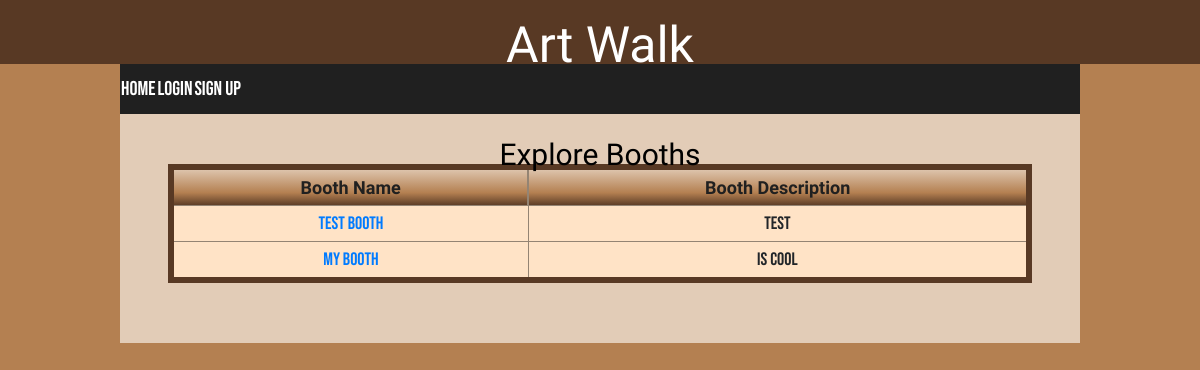
The page /booth/explore on the database as committed earlier.
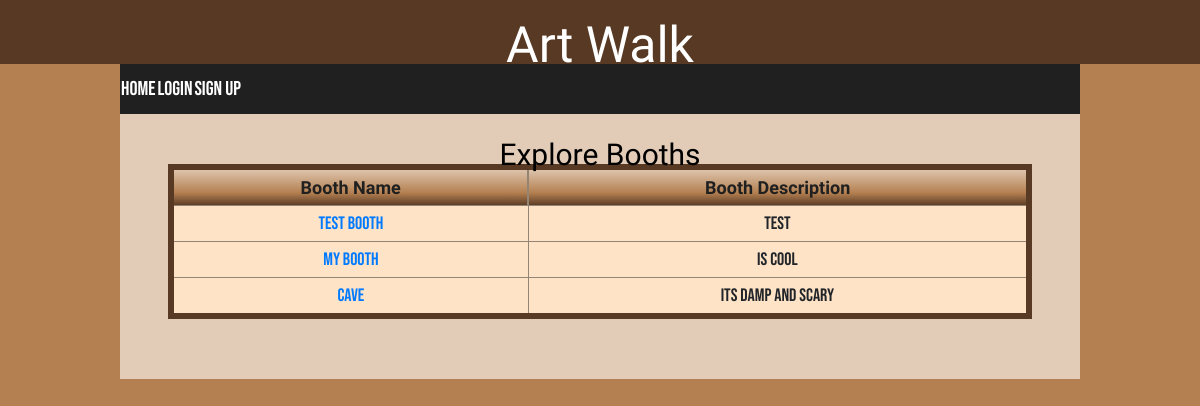
The same page on the database as committed later.
### manager/models.py (models this page shows)
class Booth(models.Model):
    name = models.CharField(max_length=50)
    description = models.CharField(max_length=1000)
    twitch_name = models.CharField(max_length=50)
    cover_image = models.ImageField()
    created_by = models.ForeignKey(User, on_delete=models.CASCADE, related_name='booth')

### manager/views.py (the view)
# urls.py: path('booth/explore', views.exploreBooths,name='explore_booths'),
def exploreBooths(request):
    booths = Booth.objects.all()
    return render(request,'explorebooths.html', {'booths': booths})

### templates/explorebooths.html (shortened to what this page needs)
{%  extends 'base.html' %}
{% load static %}
{% block header %}
<link rel="stylesheet" href="{% static 'css/explore.css' %}">
{% endblock %}
{% block body %}
    <div class="subheader">Explore Booths</div>
    <table class="exploreTable">
        <thead>
            <tr>
                <th>Booth Name</th>
                <th>Booth Description</th>
            </tr>
        </thead>
        <tbody>
            {% for booth in booths %}
                <tr>
                    <td><a href="{% url 'view_booth' booth.pk %}">{{ booth.name }}</a></td>
                    <td>{{ booth.description }}</td>
                </tr>
            {% endfor %}
        </tbody>
    </table>
{% endblock %}

### templates/base.html (shortened to what this page needs)
<!DOCTYPE html>
<html>
<head>
     {% load static %}
    <link rel="stylesheet" href="{% static 'css/normalize.css' %}">
    <link rel="stylesheet" href="{% static 'css/bootstrap.min.css' %}">
    <link rel="stylesheet" href="{% static 'css/base.css' %}">
     {% block header %}{% endblock header %}
</head>
<body>
        <div class="header">Art Walk</div>
        <div class="main">
            <table class="nav"><tr>
                <td class="navLink"><a href="{% url 'home' %}" class="white">Home</a></td>
                {% if user.is_authenticated %}
                <td class="navLink"><a href="{% url 'logout' %}" class="white">Logout</a></td>
                {% if user.profile.has_booth %}
                <td class="navLink"><a href="{% url 'view_booth' user.booth.first.pk %}" class="white">View Booth</a></td>
                {% elif user.profile.is_artisan %}
                <td class="navLink"><a href="{% url 'new_booth' %}" class="white">Create Booth</a></td>
                {% else %}
                    <td class="navLink"><a href="{% url 'explore_booths' %}" class="white">Explore Booths</a></td>
                {% endif %}{% else %}
                <td class="navLink"><a href="{% url 'login' %}" class="white">Login</a></td>
                <td class="navLink"><a href="{% url 'signup' %}" class="white">Sign up</a></td>
                {% endif %}
            </tr></table>
            {% block body %}{% endblock body %}
        </div>
</body>
</html>

### static/css/base.css (style rules this page uses)
:root { --darkBrown: #583924; --darkerBrown: #49301f; --lightBrown: #b48051; --paperBrown: #e2ccb7; --elegantBlack: #202020; }
.header { width: 100%; height: 8vh; padding-top: 1vh; padding-bottom: 1vh; background: var(--darkBrown); color: white; font-size: 50px; font-family: 'Stick', sans-serif; text-align: center; }
.subheader { margin-top: 1%; width: 100%; height: 5vh; padding-top: 1vh; padding-bottom: 1vh; color: black; font-size: 30px; font-family: 'Stick', sans-serif; text-align: center; }
body { background: var(--lightBrown); }
a { text-decoration:none; }
.main { width: 80vw; background: var(--paperBrown); margin-left: 10vw; padding: 0; padding-bottom: 5%; }
table.nav { background: #202020; table-layout: fixed; width: 100%; text-align: center; color: white; border-spacing: 0; border-collapse: collapse; }
.navLink { text-decoration: none; height: 50px; font-size: 20px; transition: 1s; font-family: 'Bebas Neue', cursive; }
.white { color: white; cursor: pointer; user-select: none; }

### static/css/explore.css (style rules this page uses)
table.exploreTable { border: 6px solid #583924; background-color: #FFE3C6; width: 90%; text-align: center; margin-left: 5%; margin-right: 5%; font-family: 'Bebas Neue', cursive; }
table.exploreTable td, table.exploreTable th { border: 1px solid #948473; padding: 4px 4px; }
table.exploreTable tbody td { font-size: 18px; }
table.exploreTable thead { background: #948473; background: -moz-linear-gradient(top, #e2ccb7 0%, #b48051 66%, #583924 100%); background: -webkit-linear-gradient(top, #e2ccb7 0%, #b48051 66%, #583924 100%); background: linear-gradient(to bottom, #e2ccb7 0%, #b48051 66%, #583924 100%); }
table.exploreTable thead th { font-size: 18px; font-weight: bold; color: #202020; text-align: center; border-left: 2px solid #948473; font-family: 'Zen Dots', cursive; }
table.exploreTable thead th:first-child { border-left: none; }

Rows that differ between the two databases and show on the page:
added Booth: name "Cave", description "Its damp and scary"
